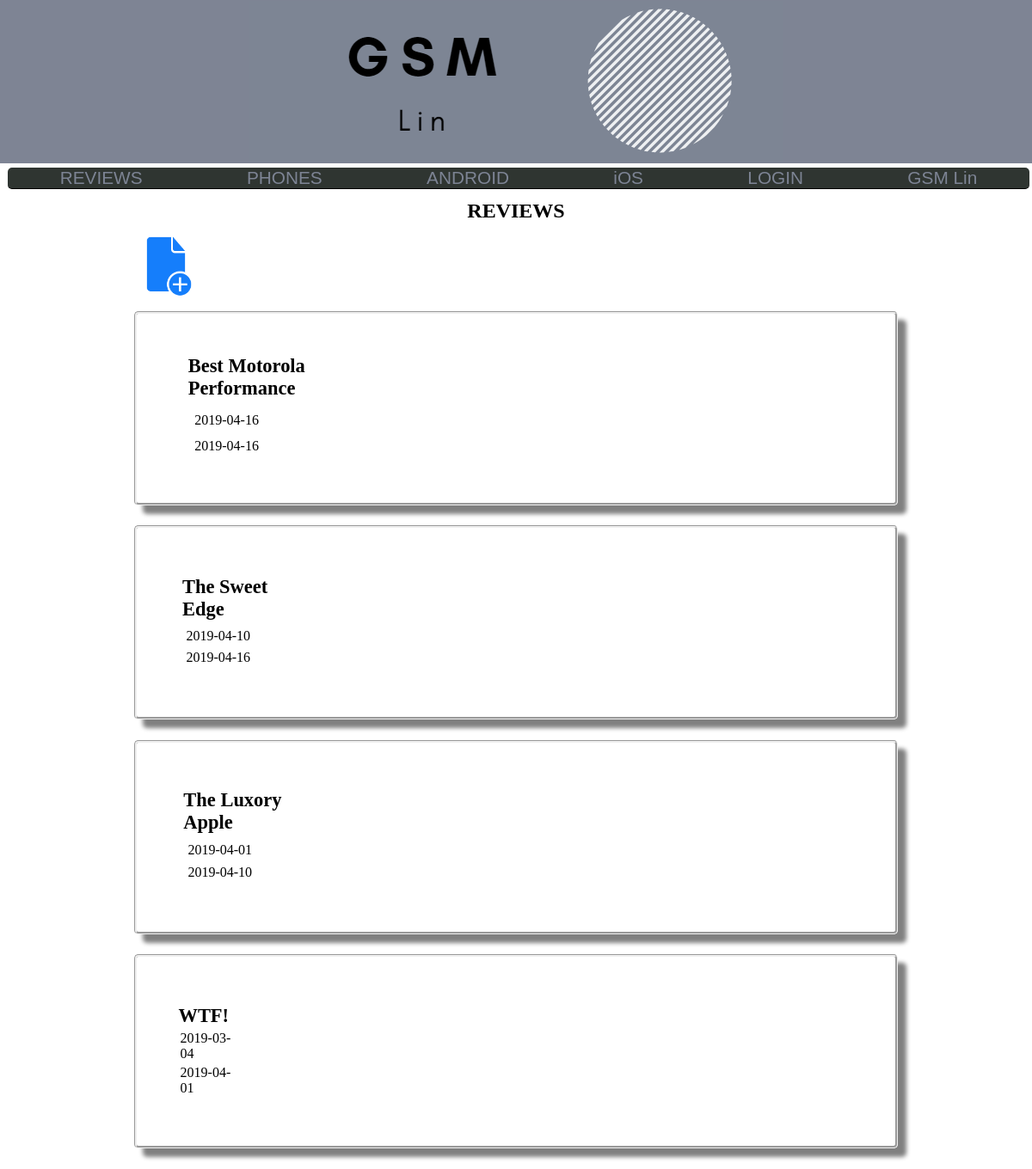
The page /Public/Views/Index.php on the database its author committed.
### tables this page shows
CREATE TABLE IF NOT EXISTS Reviews (
  Folio INT(11) NOT NULL AUTO_INCREMENT,
  ID_User INT(11),
  ID_Device INT(11),
  Upload_date DATE NOT NULL,
  Last_upload_date DATE NOT NULL,
  Review_name VARCHAR(255) NOT NULL,
  Content TEXT NOT NULL,

  PRIMARY KEY (Folio),

  KEY FK_User_Review (ID_User),
  CONSTRAINT FK_User_Review FOREIGN KEY (ID_User) REFERENCES Users (ID_User),

  KEY FK_Device_Review (ID_Device),
  CONSTRAINT FK_Device_Review FOREIGN KEY (ID_Device) REFERENCES Devices (ID_Device)
);

### Private/Query_Functions.php (called while the page is built, shortened)
<?php
  function find_all_reviews() {
    global $db;
    $query = "SELECT * FROM Reviews";
    $result=mysqli_query($db,$query);
    return $result;
  }
 ?>

### Private/Functions.php (called while the page is built, shortened)
<?php
  function h($string = "") {
    return htmlspecialchars($string);
  }
 ?>

### Public/Views/Index.php (the view, shortened to what this page needs)
<!DOCTYPE html>
<html lang="en" dir="ltr">
  <head>
    <link rel="stylesheet" href="../../Public/css/Stylesheet.css">
    <?php
      $reviews_set = find_all_reviews();
    ?>
  </head>
  <body>
      <div class="headers">
      </div>
      <nav class="menu-bar">
        <a href="Index.php"> REVIEWS </a>
        <a href="Phones.php"> PHONES </a>
        <a href="Android.php"> ANDROID </a>
        <a href="Ios.php"> iOS </a>
        <a href="Login.php"> LOGIN </a>
        <a href="About.php"> GSM Lin </a>
      </nav>
    <div class="content-reviews">
      <h2>REVIEWS</h2>
      <div class="create-button">
        <a href="Create.html"> <img src="../Images/Create.png" alt=""> </a>
      </div>
      <?php while($review = mysqli_fetch_assoc($reviews_set)) { ?>
        <div class="review">
          <div class="to-show">
            <div class="info-review">
              <div class="title">
                  <h3><?php echo h($review['Review_name']); ?></h3>
              </div>
              <p><?php echo h($review['Upload_date']); ?></p>
              <p><?php echo h($review['Last_upload_date']); ?></p>
            </div>
          </div>
        </div>
      <?php } ?>
    </div>
  </body>
</html>

### Public/CSS/Stylesheet.css (style rules this page uses)
* { padding: 0; margin: 0; }
* p { margin: 10px; }
body { display: flex; flex-direction: column; align-items: center; background-color: #fff; }
.headers { display: flex; justify-content: center; align-items: center; width: 100%; height: 190px; background: #7E8494 url('../Images/Logo2.png'); background-repeat: no-repeat; background-position: center; }
.menu-bar { display: flex; flex-direction: row; justify-content: space-around; align-items: center; margin-top: 5px; margin-left: 0.5%; width: 99%; height: auto; border-bottom: 1px solid #000; border-radius: 5px; background-color: #2F3531; }
.menu-bar a { text-decoration: none; color: #7D8494; font-family: 'Ubuntu', sans-serif; transition: 500ms ease; font-size: 1.3em; }
.each h3, p { margin: 5%; }
.content-reviews { display: flex; flex-direction: column; align-items: center; width: 98%; margin: 1%; }
.review { display: flex; flex-direction: row; justify-content: flex-start; align-items: center; margin: 1%; margin-top: 1%; width: 75%; height: 220px; border-radius: 5px; border-style: groove; box-shadow: 10px 10px 5px grey; -webkit-transition: all 0.5s ease-out; -moz-transition: all 0.5s ease-out; -o-transition: all 0.5s ease-out; transition: all 0.5s ease-out; }
.to-show { display: flex; flex-direction: row; margin: 5%; }
.title { margin: 1%; }
.info-review { margin: 2%; }
.create-button { display: flex; justify-content: flex-start; width: 75%; margin: 1%; margin-bottom: 0%; }
.create-button img { width: 75px; -webkit-transition: all 0.5s ease-out; -moz-transition: all 0.5s ease-out; -o-transition: all 0.5s ease-out; transition: all 0.5s ease-out; }
.title { display: flex; flex-direction: row; justify-content: flex-start; width: 98%; font-size: 1.2em }
.title h3, input, option { margin: 1%; }

### rows shown on the page
reviews: Review_name "Best Motorola Performance", Upload_date "2019-04-16", Last_upload_date "2019-04-16"
reviews: Review_name "The Sweet Edge", Upload_date "2019-04-10", Last_upload_date "2019-04-16"
reviews: Review_name "The Luxory Apple", Upload_date "2019-04-01", Last_upload_date "2019-04-10"
reviews: Review_name "WTF!", Upload_date "2019-03-04", Last_upload_date "2019-04-01"
